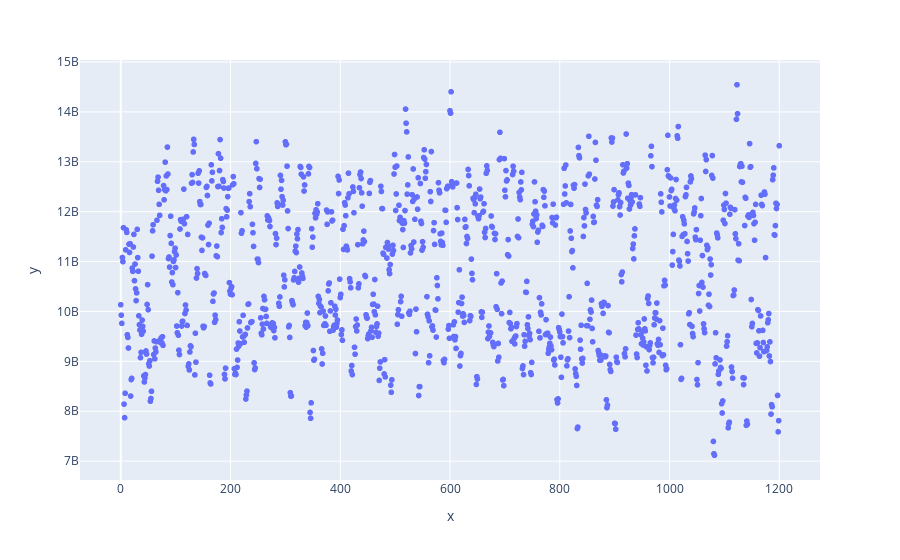

The cell this chart's notebook holds for it:
### Code cell
# indexes to list
index = ordered_table.index.tolist()

# figsize 
plt.figure(figsize=(15,8))

px.scatter(x=index , y = ordered_table['sum'], hover_name = ordered_table['samples'])

### Figure 1 — Plotly figure (JSON) as saved in the notebook; plotly's stock layout.template omitted (floating-point values rounded to 4 significant figures; data arrays with more than 128 entries replaced by an {"elided": "..."} marker saying what was removed)
{"data": [{"hovertemplate": "<b>%{hovertext}</b><br><br>x=%{x}<br>y=%{y}<extra></extra>", "hovertext": {"elided": "1201 str values"}, "legendgroup": "", "marker": {"color": "#636efa", "symbol": "circle"}, "mode": "markers", "name": "", "showlegend": false, "type": "scattergl", "x": {"elided": "1201 int values"}, "xaxis": "x", "y": {"elided": "1201 float values"}, "yaxis": "y"}], "layout": {"legend": {"tracegroupgap": 0}, "margin": {"t": 60}, "xaxis": {"anchor": "y", "domain": [0, 1], "title": {"text": "x"}}, "yaxis": {"anchor": "x", "domain": [0, 1], "title": {"text": "y"}}}}
